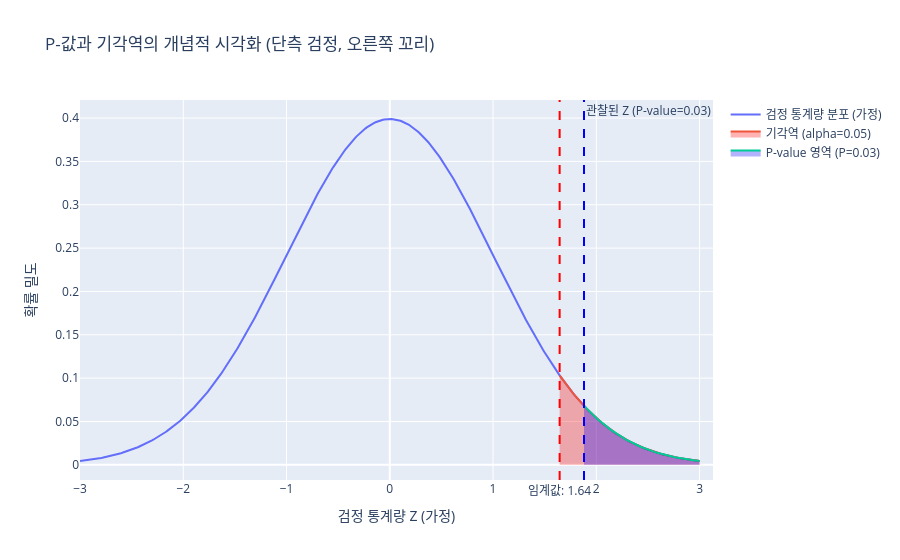

Notebook source saved alongside this figure:
### Code cell
# P-값과 유의수준을 시각적으로 표현하기 위한 간단한 예시 (정규분포 가정)
# 실제 검정 통계량의 분포를 그려야 하지만, 여기서는 개념 이해를 돕기 위함입니다.
import numpy as np
import plotly.graph_objects as go
from scipy.stats import norm

# 표준 정규 분포 생성
x_norm = np.linspace(-3, 3, 500)
y_norm = norm.pdf(x_norm, 0, 1)

# 유의수준에 해당하는 임계값 (양측검정의 경우 alpha/2, 단측검정은 alpha)
# 여기서는 단측 검정 (효과가 있다)을 가정하고 오른쪽 꼬리만 고려
critical_value = norm.ppf(1 - alpha) # P(Z > critical_value) = alpha

fig_dist = go.Figure()
fig_dist.add_trace(go.Scatter(x=x_norm, y=y_norm, mode='lines', name='검정 통계량 분포 (가정)'))

# 기각역 (Rejection Region) 표시
x_rejection = np.linspace(critical_value, 3, 100)
y_rejection = norm.pdf(x_rejection, 0, 1)
fig_dist.add_trace(go.Scatter(x=x_rejection, y=y_rejection, fill='tozeroy', mode='lines',
                              name=f'기각역 (alpha={alpha})', fillcolor='rgba(255,0,0,0.3)'))

# P-값에 해당하는 영역 표시 (실제로는 검정통계량 값으로 표시)
# 여기서는 P-값이 0.03이므로, Z값이 norm.ppf(1-0.03)일 때의 영역을 가정하여 표시
p_value_z = norm.ppf(1 - p_value_education)
x_p_value_fill = np.linspace(p_value_z, 3, 100)
y_p_value_fill = norm.pdf(x_p_value_fill, 0, 1)
fig_dist.add_trace(go.Scatter(x=x_p_value_fill, y=y_p_value_fill, fill='tozeroy', mode='lines',
                              name=f'P-value 영역 (P={p_value_education})', fillcolor='rgba(0,0,255,0.3)'))


fig_dist.update_layout(title_text='P-값과 기각역의 개념적 시각화 (단측 검정, 오른쪽 꼬리)',
                       xaxis_title='검정 통계량 Z (가정)', yaxis_title='확률 밀도')
fig_dist.add_vline(
    x=critical_value,
    line_dash="dash",
    line_color="red",
    annotation_text=f"임계값: {critical_value:.2f}",
    annotation_position="bottom"
)
if p_value_z > critical_value: # P-value가 기각역에 해당하면
    fig_dist.add_vline(x=p_value_z, line_dash="dash", line_color="blue" , annotation_text=f"관찰된 Z (P-value={p_value_education})")


fig_dist.show()

### Figure 1 — Plotly figure (JSON) as saved in the notebook; plotly's stock layout.template omitted (floating-point values rounded to 4 significant figures; data arrays with more than 128 entries replaced by an {"elided": "..."} marker saying what was removed)
{"data": [{"mode": "lines", "name": "검정 통계량 분포 (가정)", "type": "scatter", "x": {"elided": "500 float values"}, "y": {"elided": "500 float values"}}, {"fill": "tozeroy", "fillcolor": "rgba(255,0,0,0.3)", "mode": "lines", "name": "기각역 (alpha=0.05)", "type": "scatter", "x": [1.645, 1.659, 1.672, 1.686, 1.7, 1.713, 1.727, 1.741, 1.754, 1.768, 1.782, 1.795, 1.809, 1.823, 1.836, 1.85, 1.864, 1.878, 1.891, 1.905, 1.919, 1.932, 1.946, 1.96, 1.973, 1.987, 2.001, 2.014, 2.028, 2.042, 2.056, 2.069, 2.083, 2.097, 2.11, 2.124, 2.138, 2.151, 2.165, 2.179, 2.192, 2.206, 2.22, 2.233, 2.247, 2.261, 2.275, 2.288, 2.302, 2.316, 2.329, 2.343, 2.357, 2.37, 2.384, 2.398, 2.411, 2.425, 2.439, 2.452, 2.466, 2.48, 2.494, 2.507, 2.521, 2.535, 2.548, 2.562, 2.576, 2.589, 2.603, 2.617, 2.63, 2.644, 2.658, 2.671, 2.685, 2.699, 2.713, 2.726, 2.74, 2.754, 2.767, 2.781, 2.795, 2.808, 2.822, 2.836, 2.849, 2.863, 2.877, 2.89, 2.904, 2.918, 2.932, 2.945, 2.959, 2.973, 2.986, 3], "y": [0.1031, 0.1008, 0.09856, 0.09632, 0.09411, 0.09194, 0.0898, 0.08769, 0.08562, 0.08358, 0.08158, 0.0796, 0.07766, 0.07576, 0.07388, 0.07204, 0.07023, 0.06846, 0.06671, 0.065, 0.06332, 0.06168, 0.06006, 0.05848, 0.05692, 0.0554, 0.05391, 0.05245, 0.05102, 0.04962, 0.04824, 0.0469, 0.04559, 0.0443, 0.04304, 0.04181, 0.04061, 0.03944, 0.03829, 0.03717, 0.03607, 0.035, 0.03396, 0.03294, 0.03194, 0.03097, 0.03003, 0.0291, 0.0282, 0.02733, 0.02647, 0.02564, 0.02483, 0.02404, 0.02327, 0.02252, 0.02179, 0.02108, 0.02039, 0.01972, 0.01907, 0.01843, 0.01781, 0.01721, 0.01663, 0.01607, 0.01552, 0.01498, 0.01447, 0.01396, 0.01348, 0.013, 0.01254, 0.0121, 0.01167, 0.01125, 0.01085, 0.01045, 0.01007, 0.009705, 0.009349, 0.009004, 0.00867, 0.008347, 0.008034, 0.007732, 0.00744, 0.007157, 0.006884, 0.00662, 0.006365, 0.006119, 0.005881, 0.005651, 0.005429, 0.005215, 0.005009, 0.004809, 0.004617, 0.004432]}, {"fill": "tozeroy", "fillcolor": "rgba(0,0,255,0.3)", "mode": "lines", "name": "P-value 영역 (P=0.03)", "type": "scatter", "x": [1.881, 1.892, 1.903, 1.915, 1.926, 1.937, 1.949, 1.96, 1.971, 1.983, 1.994, 2.005, 2.016, 2.028, 2.039, 2.05, 2.062, 2.073, 2.084, 2.096, 2.107, 2.118, 2.13, 2.141, 2.152, 2.163, 2.175, 2.186, 2.197, 2.209, 2.22, 2.231, 2.243, 2.254, 2.265, 2.276, 2.288, 2.299, 2.31, 2.322, 2.333, 2.344, 2.356, 2.367, 2.378, 2.39, 2.401, 2.412, 2.423, 2.435, 2.446, 2.457, 2.469, 2.48, 2.491, 2.503, 2.514, 2.525, 2.536, 2.548, 2.559, 2.57, 2.582, 2.593, 2.604, 2.616, 2.627, 2.638, 2.65, 2.661, 2.672, 2.683, 2.695, 2.706, 2.717, 2.729, 2.74, 2.751, 2.763, 2.774, 2.785, 2.797, 2.808, 2.819, 2.83, 2.842, 2.853, 2.864, 2.876, 2.887, 2.898, 2.91, 2.921, 2.932, 2.943, 2.955, 2.966, 2.977, 2.989, 3], "y": [0.06804, 0.06661, 0.06519, 0.0638, 0.06243, 0.06108, 0.05975, 0.05845, 0.05716, 0.0559, 0.05466, 0.05344, 0.05224, 0.05106, 0.0499, 0.04875, 0.04763, 0.04653, 0.04545, 0.04439, 0.04335, 0.04233, 0.04132, 0.04034, 0.03937, 0.03842, 0.03749, 0.03658, 0.03568, 0.03481, 0.03394, 0.0331, 0.03227, 0.03146, 0.03067, 0.02989, 0.02913, 0.02839, 0.02766, 0.02694, 0.02624, 0.02556, 0.02489, 0.02423, 0.02359, 0.02296, 0.02235, 0.02175, 0.02116, 0.02059, 0.02003, 0.01948, 0.01895, 0.01842, 0.01791, 0.01742, 0.01693, 0.01645, 0.01599, 0.01554, 0.01509, 0.01466, 0.01424, 0.01383, 0.01343, 0.01304, 0.01266, 0.01229, 0.01193, 0.01157, 0.01123, 0.0109, 0.01057, 0.01025, 0.009942, 0.009641, 0.009347, 0.009061, 0.008783, 0.008513, 0.008249, 0.007993, 0.007744, 0.007502, 0.007266, 0.007036, 0.006814, 0.006597, 0.006386, 0.006182, 0.005983, 0.00579, 0.005602, 0.00542, 0.005242, 0.005071, 0.004904, 0.004742, 0.004584, 0.004432]}], "layout": {"annotations": [{"showarrow": false, "text": "임계값: 1.64", "x": 1.645, "xanchor": "center", "xref": "x", "y": 0, "yanchor": "top", "yref": "y domain"}, {"showarrow": false, "text": "관찰된 Z (P-value=0.03)", "x": 1.881, "xanchor": "left", "xref": "x", "y": 1, "yanchor": "top", "yref": "y domain"}], "shapes": [{"line": {"color": "red", "dash": "dash"}, "type": "line", "x0": 1.645, "x1": 1.645, "xref": "x", "y0": 0, "y1": 1, "yref": "y domain"}, {"line": {"color": "blue", "dash": "dash"}, "type": "line", "x0": 1.881, "x1": 1.881, "xref": "x", "y0": 0, "y1": 1, "yref": "y domain"}], "title": {"text": "P-값과 기각역의 개념적 시각화 (단측 검정, 오른쪽 꼬리)"}, "xaxis": {"title": {"text": "검정 통계량 Z (가정)"}}, "yaxis": {"title": {"text": "확률 밀도"}}}}
